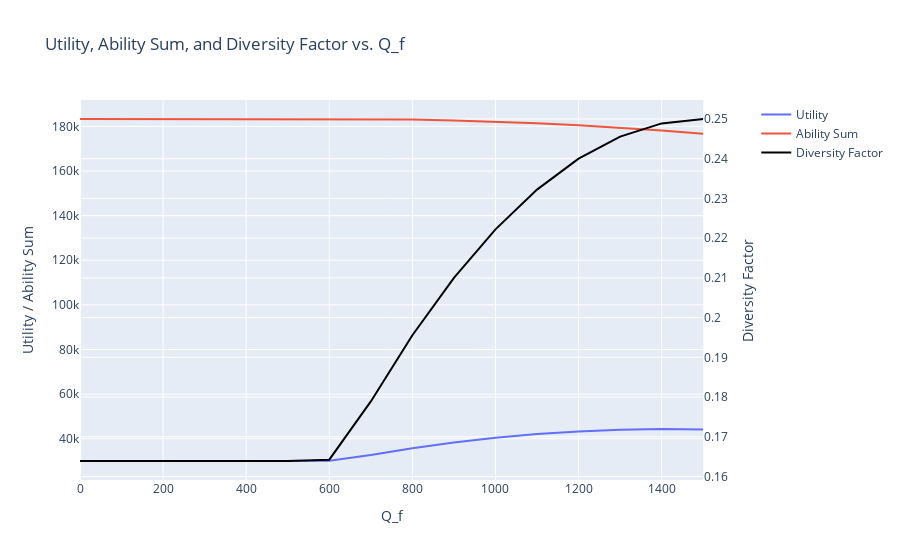

Write notebook code for a chart like this one.
### Code cell
# Create figure with secondary y-axis
fig = make_subplots(specs=[[{"secondary_y": True}]])

# Add traces for utility and ability_sum (left y-axis)
fig.add_trace(
    go.Scatter(x=results_df['q_f'], y=results_df['utility'], name="Utility", mode='lines'),
    secondary_y=False
)

fig.add_trace(
    go.Scatter(x=results_df['q_f'], y=results_df['ability_sum'], name="Ability Sum", mode='lines'),
    secondary_y=False
)

# Add trace for diversity_factor (right y-axis)
fig.add_trace(
    go.Scatter(x=results_df['q_f'], y=results_df['diversity_factor'], name="Diversity Factor", mode='lines', line=dict(color='black')),
    secondary_y=True
)

# Update layout
fig.update_layout(
    title="Utility, Ability Sum, and Diversity Factor vs. Q_f",
    xaxis_title="Q_f",
    yaxis_title="Utility / Ability Sum",
)

# Set secondary y-axis title for diversity_factor
fig.update_yaxes(title_text="Diversity Factor", secondary_y=True)

# Show plot
fig.show()

### Figure 1 — Plotly figure (JSON) as saved in the notebook; plotly's stock layout.template omitted (floating-point values rounded to 4 significant figures)
{"data": [{"mode": "lines", "name": "Utility", "type": "scatter", "x": [0, 100, 200, 300, 400, 500, 600, 700, 800, 900, 1000, 1100, 1200, 1300, 1400, 1500], "xaxis": "x", "y": [30040.0, 30040.0, 30040.0, 30040.0, 30040.0, 30040.0, 30110.0, 32780.0, 35790.0, 38360.0, 40460.0, 42120.0, 43320.0, 44060.0, 44350.0, 44190.0], "yaxis": "y"}, {"mode": "lines", "name": "Ability Sum", "type": "scatter", "x": [0, 100, 200, 300, 400, 500, 600, 700, 800, 900, 1000, 1100, 1200, 1300, 1400, 1500], "xaxis": "x", "y": [183300.0, 183300.0, 183300.0, 183300.0, 183300.0, 183300.0, 183300.0, 183300.0, 183000.0, 182600.0, 182100.0, 181400.0, 180500.0, 179400.0, 178200.0, 176800.0], "yaxis": "y"}, {"line": {"color": "black"}, "mode": "lines", "name": "Diversity Factor", "type": "scatter", "x": [0, 100, 200, 300, 400, 500, 600, 700, 800, 900, 1000, 1100, 1200, 1300, 1400, 1500], "xaxis": "x", "y": [0.1639, 0.1639, 0.1639, 0.1639, 0.1639, 0.1639, 0.1642, 0.1789, 0.1956, 0.21, 0.2222, 0.2322, 0.24, 0.2456, 0.2489, 0.25], "yaxis": "y2"}], "layout": {"title": {"text": "Utility, Ability Sum, and Diversity Factor vs. Q_f"}, "xaxis": {"anchor": "y", "domain": [0, 0.94], "title": {"text": "Q_f"}}, "yaxis": {"anchor": "x", "domain": [0, 1], "title": {"text": "Utility / Ability Sum"}}, "yaxis2": {"anchor": "x", "overlaying": "y", "side": "right", "title": {"text": "Diversity Factor"}}}}
